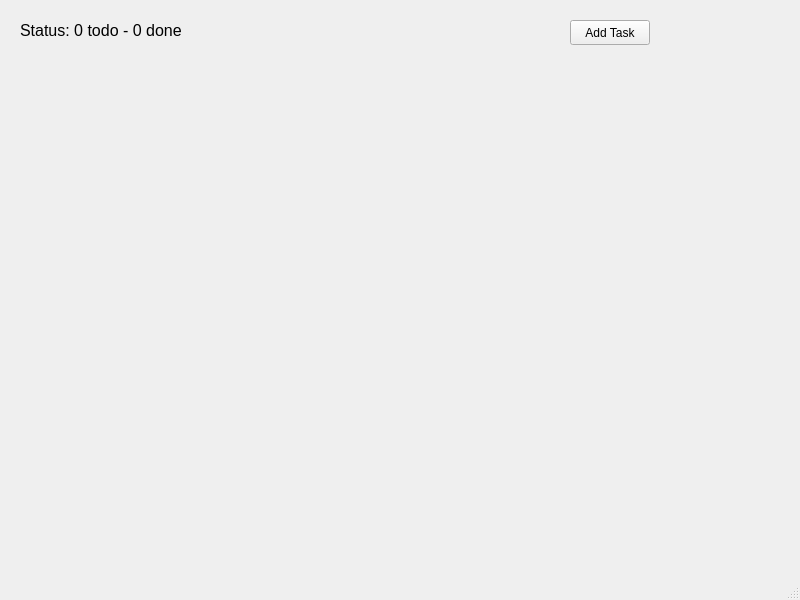
<?xml version="1.0" encoding="UTF-8"?>
<ui version="4.0">
 <class>MainWindow</class>
 <widget class="QMainWindow" name="MainWindow">
  <property name="geometry">
   <rect>
    <x>0</x>
    <y>0</y>
    <width>800</width>
    <height>600</height>
   </rect>
  </property>
  <property name="windowTitle">
   <string>MainWindow</string>
  </property>
  <widget class="QWidget" name="centralwidget">
   <widget class="QLabel" name="statusLabel">
    <property name="geometry">
     <rect>
      <x>20</x>
      <y>20</y>
      <width>261</width>
      <height>21</height>
     </rect>
    </property>
    <property name="font">
     <font>
      <pointsize>12</pointsize>
     </font>
    </property>
    <property name="text">
     <string>Status: 0 todo - 0 done</string>
    </property>
   </widget>
   <widget class="QPushButton" name="addTaskButton">
    <property name="geometry">
     <rect>
      <x>570</x>
      <y>20</y>
      <width>80</width>
      <height>25</height>
     </rect>
    </property>
    <property name="text">
     <string>Add Task</string>
    </property>
   </widget>
  </widget>
  <widget class="QMenuBar" name="menubar">
   <property name="geometry">
    <rect>
     <x>0</x>
     <y>0</y>
     <width>800</width>
     <height>22</height>
    </rect>
   </property>
  </widget>
  <widget class="QStatusBar" name="statusbar"/>
 </widget>
 <resources/>
 <connections/>
</ui>
